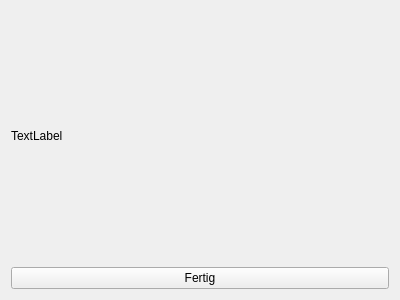
<?xml version="1.0" encoding="UTF-8"?>
<ui version="4.0">
 <class>Einmessung_Maske</class>
 <widget class="QWidget" name="Einmessung_Maske">
  <property name="geometry">
   <rect>
    <x>0</x>
    <y>0</y>
    <width>400</width>
    <height>300</height>
   </rect>
  </property>
  <property name="windowTitle">
   <string>Form</string>
  </property>
  <layout class="QVBoxLayout" name="verticalLayout">
   <item>
    <widget class="ClickableLabel" name="Image_Label">
     <property name="cursor">
      <cursorShape>CrossCursor</cursorShape>
     </property>
     <property name="text">
      <string>TextLabel</string>
     </property>
    </widget>
   </item>
   <item>
    <widget class="QPushButton" name="Erstelle_Maske">
     <property name="text">
      <string>Fertig</string>
     </property>
    </widget>
   </item>
  </layout>
 </widget>
 <customwidgets>
  <customwidget>
   <class>ClickableLabel</class>
   <extends>QLabel</extends>
   <header>Clickablelabel.h</header>
   <slots>
    <signal>Clicked(QMouseEvent*)</signal>
   </slots>
  </customwidget>
 </customwidgets>
 <resources/>
 <connections/>
</ui>
